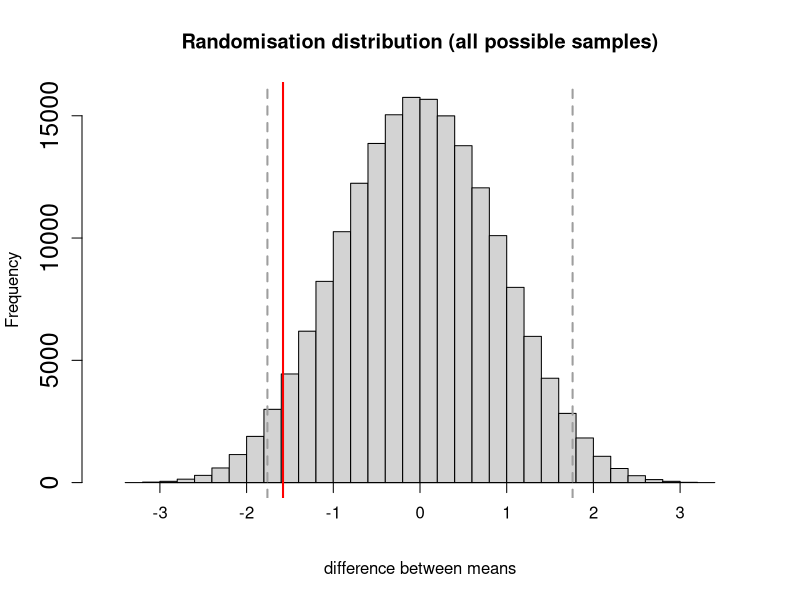

Here is the R script that generated this plot:
#Two_sample-randomisation test
# exact version, via all possible samples
require(MASS)
#require(graphics)
#
#START INPUTS
#define the two samples
#test by using Cushny data
myn=10 #same for A and B
mynt=20 #total number ofobservations
mysampA=c(0.7,-1.6,-0.2,-1.2,-0.1,3.4,3.7,0.8,0.0,2)
mysampB=c(1.9,0.8,1.1,0.1,-0.1,4.4,5.5,1.6,4.6,3.4)
# Define name of output text file
outfile="rantest-exact2.txt" #name for output file
#END OF INPUTS
#
#myobsdif= -1.58
meanA=sum(mysampA/myn)
meanB=sum(mysampB/myn)
myobsdif= meanA-meanB
sdA=sd(mysampA)
sdB=sd(mysampB)
#
#initialisations
#
#Number of possible random samples
ncom=choose(mynt,myn)
mycmat=combn(mynt,myn)
# mycmat is a matrix with columns= randomssample of 10 integers,# the indices of the sample of 10 obs out of 20.  
# The ncom columns ofmycmat list all possible choices

difmean1=vector(length=ncom)  #for randist
difmean1[1:ncom]=0
#
nranlo=0 # number of diffs <= obs diff
nranhi=0 # number of diffs >= minus (obs diff)

# Do t test
myresult=t.test(mysampB,mysampA,alternative="two.sided", paired = FALSE, var.equal = TRUE,
                conf.level = 0.95)
mydiff = myresult$estimate[1]-myresult$estimate[2]
myp=myresult$p.value
mypval=myp 
myloCI=myresult$conf.int[1]
myhiCI=myresult$conf.int[2]
#
#put all obs into one array
allobs <- c(mysampA, mysampB)
totobs=sum(allobs)
#
for (myr in c(1:ncom))  #go through all possible samples
{
  rsamp1=allobs[mycmat[1:myn,myr]]
  mysumA=sum(rsamp1)
  mysumB=totobs-mysumA
  difmean1[myr]=(mysumA-mysumB)/myn
  if (difmean1[myr] <= myobsdif) nranlo=nranlo+1
  if (difmean1[myr] >= -myobsdif) nranhi=nranhi+1
}  
# mean and sd
mean1=mean(difmean1)   # for ran dist
sd1=sd(difmean1)
#
# percentiles as limits
lo95lim=quantile(difmean1, probs=0.025, names=FALSE)
hi95lim=quantile(difmean1, probs=0.975, names=FALSE)

# proportion of values below obs diff
ptoplo=nranlo/ncom
# proportion of values above minus() obs diff)
ptophi=nranhi/ncom
#two tail P
p2tail=ptoplo+ptophi
#
#plot ogram of diff between means
X11()   #next plot in new window
xlo=mean1-4*sd1
xhi=mean1+4*sd1
#ensurobs difference (red line) is in scale
if(myobsdif<=xlo) xlo=min(trunc(myobsdif-2*sd1),xlo)
if(myobsdif>=xlo) xhi=max(xhi,trunc(myobsdif+2*sd1))
xlim1=c(xlo,xhi)
#xaxt="n) supresses x axis http://www.statmethods.net/advgraphs/axes.html
mydat=hist(difmean1,breaks=40,xlim=xlim1,xaxt="n", cex.axis=1.5,main="Randomisation distribution (all possible samples)", xlab="difference between means")

axis(side=1,pos=0,at=seq(-3,3,1))  #draw x axis at y = 0
summary(mydat)
# red line for obsdif
# lines for quantiles
abline(v=myobsdif, col="red", lwd=2)
abline(v=c(lo95lim,hi95lim),col=320,lty=2, lwd=2)   #quantiles
#
#
#write results to a file (use 'cat' not 'write' to output list 
cat("Randomisation test: exact calculation all possible samples","\n","\n",file=outfile,append=FALSE)
cat("INPUTS: exact calculation: all possible samples","\n",file=outfile,append=TRUE)
cat("Total number of combinations = ",ncom,"\n",file=outfile,append=TRUE)
cat("number obs per sample = ",myn,"\n",file=outfile,append=TRUE)
cat("sample A", mysampA, "\n", file=outfile,append=TRUE)
cat("sample B", mysampB,"\n", file=outfile,append=TRUE)

cat("\n","OUTPUTS","\n",file=outfile,append=TRUE)
cat("mean for sample A= ",meanA,"\n",file=outfile,append=TRUE)
cat("mean for sample B = ",meanB,"\n",file=outfile,append=TRUE)
cat("Observed difference between means (A-B)",myobsdif, "\n",file=outfile,append=TRUE)
cat("SD for sample A) = ",sdA,"\n",file=outfile,append=TRUE)
cat("SD for sample B) = ",sdB,"\n",file=outfile,append=TRUE)
cat("mean and SD for randomisation dist = ",mean1,sd1,"\n",file=outfile,append=TRUE)
cat("quantiles for ran dist (0.025, 0.975)", lo95lim,hi95lim, "\n", file=outfile,append=TRUE)
cat("Area equal to orless than observed diff",ptoplo,"\n",file=outfile,append=TRUE)
cat("Area equal to or greater than minus observed diff",ptophi,"\n",file=outfile,append=TRUE)
cat("Two-tailed P value",p2tail,"\n","\n",file=outfile,append=TRUE)
#
cat("Result of t test","\n",file=outfile,append=TRUE)
cat("P value (2 tail)", mypval, "\n",file=outfile,append=TRUE)
cat("confidence interval", myloCI, myhiCI, "\n",file=outfile,append=TRUE)